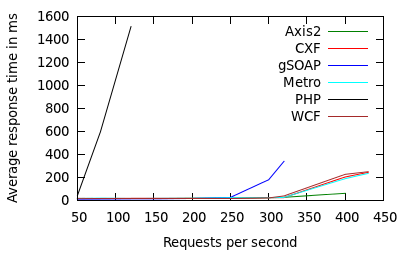

This chart was generated by the following gnuplot code:
set ylabel "Average response time in ms"
set xlabel "Requests per second"
set key right top
plot "avgReq-Axis2.txt"\
      title "Axis2" with lines linecolor rgb "#008000",\
      "avgReq-CXF.txt"\
      title "CXF" with lines linecolor rgb "#FF0000",\
      "avgReq-gSOAP.txt"\
      title "gSOAP" with lines linecolor rgb "#0000FF",\
      "avgReq-Metro.txt"\
      title "Metro" with lines linecolor rgb "#00FFFF",\
      "avgReq-PHP.txt"\
      title "PHP" with lines linecolor rgb "#000000",\
      "avgReq-WCF.txt"\
      title "WCF" with lines linecolor rgb "brown"
